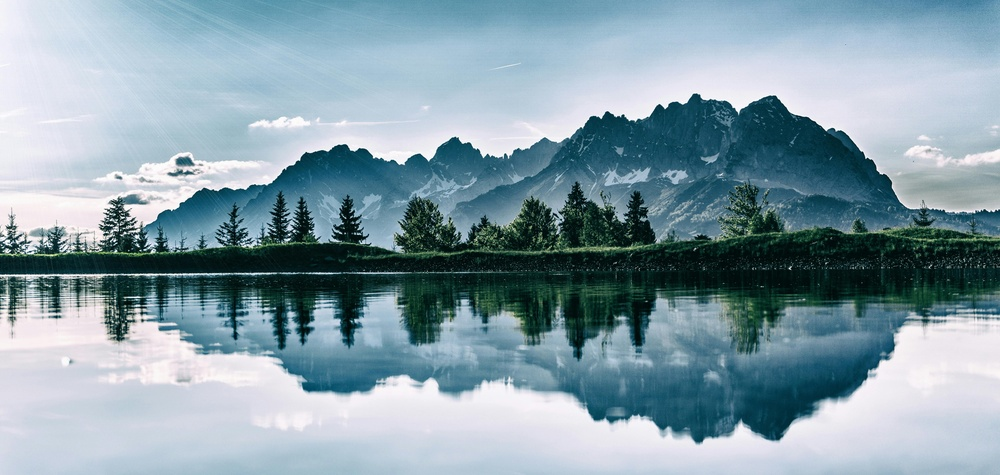
#> input picture sample.jpg, 1000 x 475 px, shrunk from 6000 x 2848 before the run
$ python lab3.py
#> lines starting #> are read from the running program, lines starting #| are printed output that depends on the picture; long printed decimals are rounded
import cv2
import numpy as np
import matplotlib.pyplot as plt

def show(img, title):
    plt.imshow(img, cmap='gray')
    plt.title(title)
    plt.axis("off")
    plt.show()

# Ques 1
def convolution2d(image, kernel):
    h, w = image.shape
    kh, kw = kernel.shape
    pad_h, pad_w = kh//2, kw//2

    padded = np.pad(image, ((pad_h,pad_h),(pad_w,pad_w)), mode='constant')
    output = np.zeros_like(image, dtype=np.float32)

    for i in range(h):
        for j in range(w):
            region = padded[i:i+kh, j:j+kw]
            output[i,j] = np.sum(region * kernel)

    return output

# Ques 2
# step 1: add noise
img = cv2.imread("sample.jpg", 0)
#> img: shape (475, 1000); min 0, max 255, mean 151.3

noise = np.random.normal(0, 20, img.shape)
gaussian_noisy = np.clip(img + noise, 0, 255).astype(np.uint8)

sp = img.copy()
prob = 0.02
mask = np.random.rand(*img.shape)
sp[mask < prob] = 0
sp[mask > 1-prob] = 255
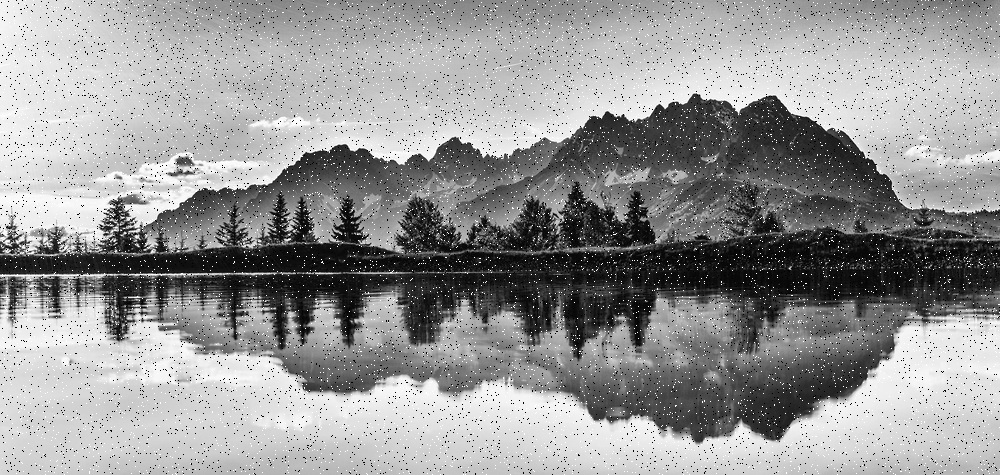
#> sp: shape (475, 1000); min 0, max 255, mean 150.4

#step 2
mean3 = cv2.blur(gaussian_noisy, (3,3))
mean5 = cv2.blur(gaussian_noisy, (5,5))

gauss05 = cv2.GaussianBlur(gaussian_noisy, (5,5), 0.5)
gauss1 = cv2.GaussianBlur(gaussian_noisy, (5,5), 1)
gauss2 = cv2.GaussianBlur(gaussian_noisy, (5,5), 2)

# show(gaussian_noisy, "Noisy")
# show(mean5, "Mean 5x5")
# show(gauss1, "Gaussian sigma=1")

# step 3 psnr
def psnr(original, denoised):
    mse = np.mean((original - denoised)**2)
    return 20*np.log10(255/np.sqrt(mse))

# print(psnr(img, mean5))
# print(psnr(img, gauss1))

# Ques 3
# Laplacian Filter
laplacian_kernel = np.array([[0,-1,0], [-1,4,-1], [0,-1,0]])
edges = convolution2d(img, laplacian_kernel)
#> after the loop in convolution2d, `for i in range(h):`:
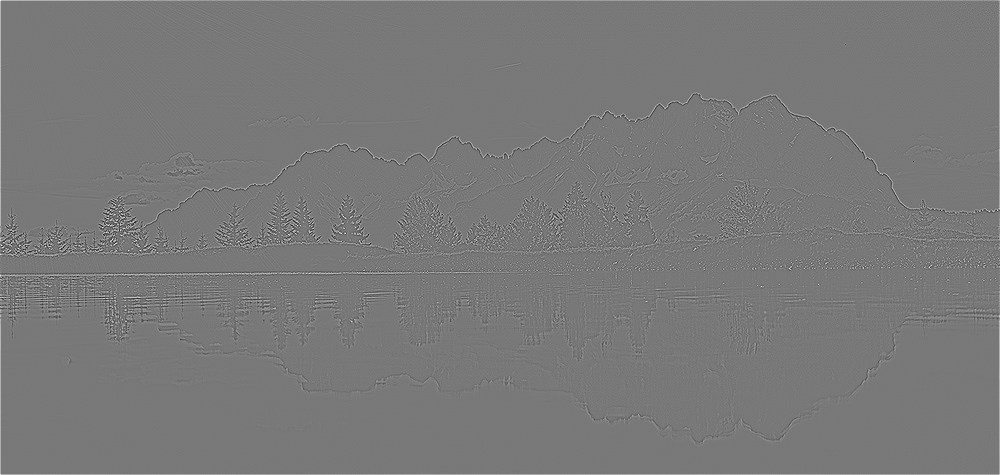
#> output: shape (475, 1000) float32; min -483, max 537, mean 1.1; drawn with min black and max white
sharpened = np.clip(img + edges, 0, 255)
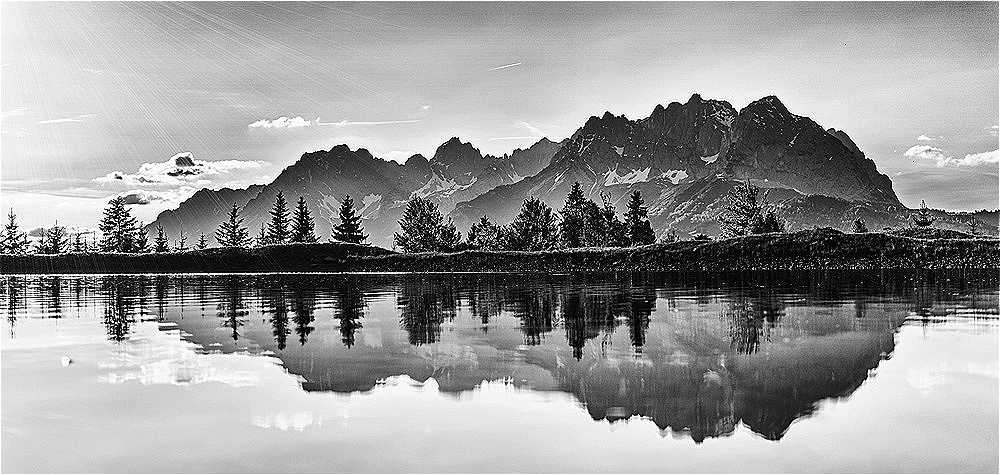
#> sharpened: shape (475, 1000) float32; min 0, max 255, mean 152.5
# show(img, "Original")
# show(sharpened.astype(np.uint8), "Sharpened")

# Unsharp Masking
blur = cv2.GaussianBlur(img, (5,5), 1)
mask = img - blur
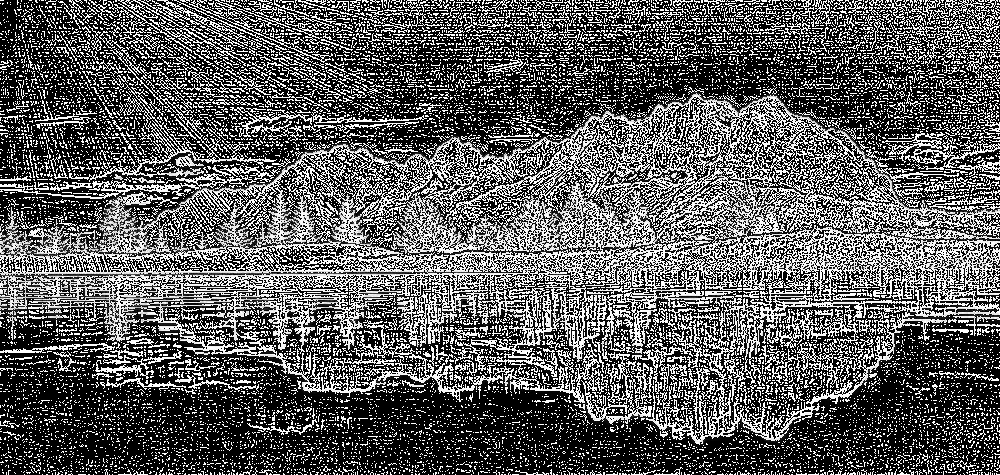
#> mask: shape (475, 1000); min 0, max 255, mean 92.5
unsharp = np.clip(img + 1.5*mask, 0, 255)
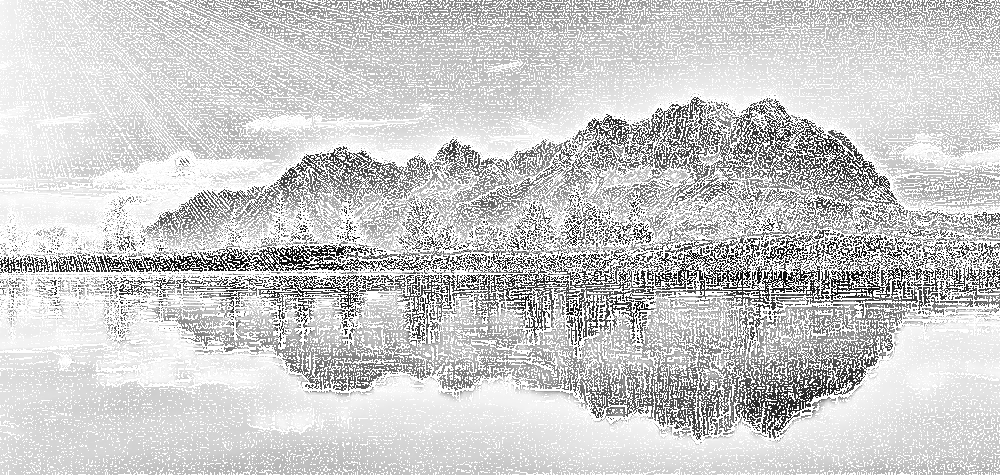
#> unsharp: shape (475, 1000) float64; min 8, max 255, mean 203.5

# show(unsharp.astype(np.uint8), "Unsharp")

# Ques 4
import time

img = cv2.imread("sample.jpg", 0)

start = time.time()
direct = cv2.GaussianBlur(img, (5,5), 1)
t1 = time.time() - start

g1d = cv2.getGaussianKernel(5, 1)

start = time.time()
sep = cv2.sepFilter2D(img, -1, g1d, g1d)
t2 = time.time() - start

print("Direct time:", t1)
print("Separable time:", t2)

diff = np.abs(direct.astype(np.float32) - sep.astype(np.float32))
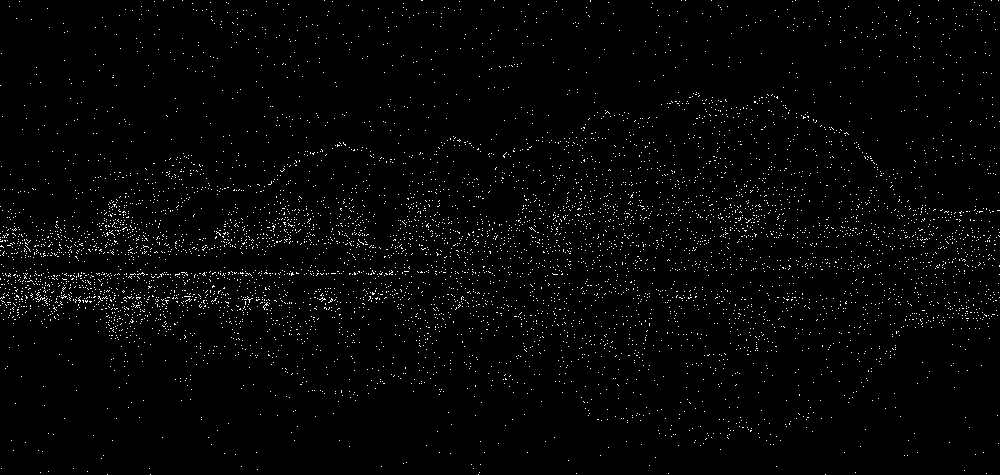
#> diff: shape (475, 1000) float32; values 0 (black) and 1 (white), 1.8% white in thin lines or dots
print("Difference mean:", np.mean(diff))
#| Difference mean: 0.018

# Ques 5
sp_noise = img.copy()
coords = np.random.randint(0, img.size, 500)
sp_noise.flat[coords] = 255
mean = cv2.blur(sp_noise, (5,5))
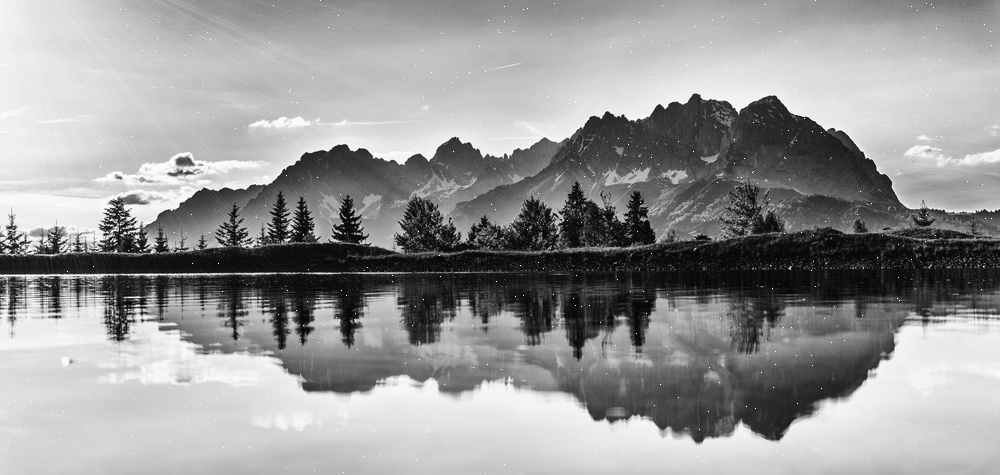
#> sp_noise: shape (475, 1000); min 0, max 255, mean 151.4
median = cv2.medianBlur(sp_noise, 5)
